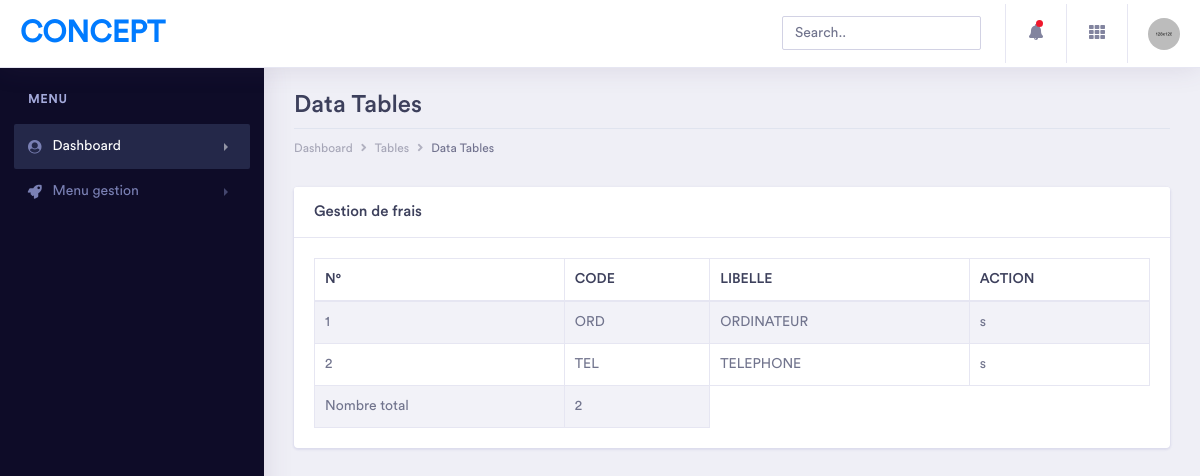
The page /frais/ on the database as committed earlier.
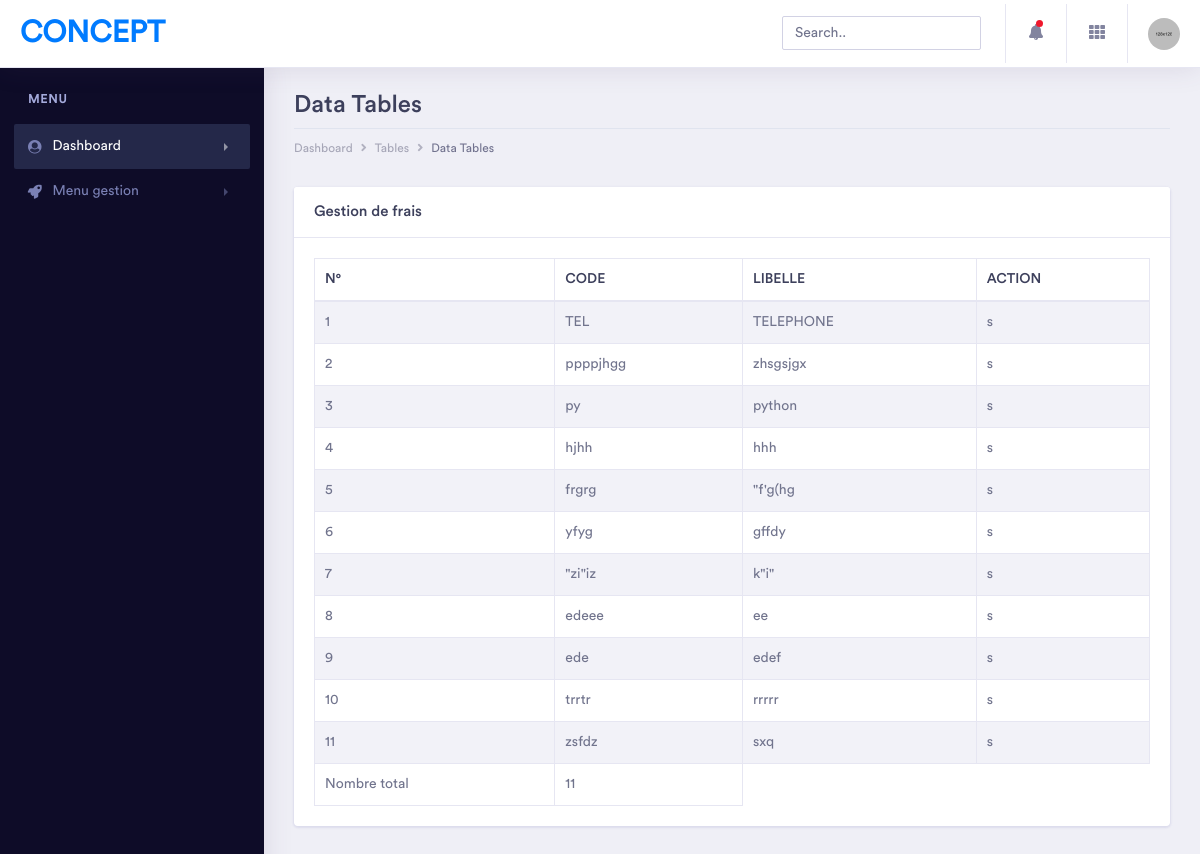
The same page on the database as committed later.
### app_paiement/models/frais.py (models this page shows)
class Frais(models.Model):
    codeFrais = models.CharField(max_length=10,primary_key=True)
    libelle = models.CharField(max_length=100)

### app_paiement/views.py (the view)
# urls.py: path('frais/',ffrais,name="ffrais"),
def ffrais(request):
    frais = Frais.objects.all()
    ctx = {"frais": frais,
           "nbrf": len(frais)
    }
    return render(request,'frais.html',ctx)

### app_paiement/templates/frais.html (shortened to what this page needs)
{% extends "index.html" %}
{% block content %}
<div class="dashboard-wrapper">
    <div class="container-fluid  dashboard-content">
        <div class="row">
            <div class="col-xl-12 col-lg-12 col-md-12 col-sm-12 col-12">
                <div class="page-header">
                    <h2 class="pageheader-title">Data Tables</h2>
                    <div class="page-breadcrumb">
                        <nav aria-label="breadcrumb">
                            <ol class="breadcrumb">
                                <li class="breadcrumb-item"><a href="#" class="breadcrumb-link">Dashboard</a></li>
                                <li class="breadcrumb-item"><a href="#" class="breadcrumb-link">Tables</a></li>
                                <li class="breadcrumb-item active" aria-current="page">Data Tables</li>
                            </ol>
                        </nav>
                    </div>
                </div>
            </div>
        </div>
        <div class="row">
            <div class="col-xl-12 col-lg-12 col-md-12 col-sm-12 col-12">
                <div class="card">
                    <h5 class="card-header">Gestion de frais</h5>
                    <div class="card-body">
                        <div class="table-responsive">
                            <table class="table table-striped table-bordered first">
                                <thead>
                                    <tr>
                                        <th>N°</th>
                                        <th>CODE</th>
                                        <th>LIBELLE</th>
                                        <th>ACTION</th>
                                    </tr>
                                </thead>
                                <tbody>
                                    {% for fr in frais %}
                                    <tr>
                                        <td>{{forloop.counter}}</td>
                                        <td>{{fr.codeFrais}}</td>
                                        <td>{{fr.libelle}}</td>
                                        <td>
                                                <a href="{% url 'deleteFrais' fr.codeFrais %}" onclick="return confirm('Etes-vous sur de vouloir supprimer?')">s</a>
                                        </td>
                                    </tr>
                                    {% endfor %}
                                    <tr>
                                        <td>Nombre total</td>
                                        <td>{{nbrf}}</td>
                                    </tr>
                            </table>
                        </div>
                    </div>
                </div>
            </div>
{% endblock content %}

Rows that differ between the two databases and show on the page:
removed Frais: codeFrais "ORD", libelle "ORDINATEUR"
added Frais: codeFrais "ppppjhgg", libelle "zhsgsjgx"
added Frais: codeFrais "py", libelle "python"
added Frais: codeFrais "hjhh", libelle "hhh"
added Frais: codeFrais "frgrg", libelle "\"f'g(hg"
added Frais: codeFrais "yfyg", libelle "gffdy"
added Frais: codeFrais "\"zi\"iz", libelle "k\"i\""
added Frais: codeFrais "edeee", libelle "ee"
added Frais: codeFrais "ede", libelle "edef"
added Frais: codeFrais "trrtr", libelle "rrrrr"
added Frais: codeFrais "zsfdz", libelle "sxq"
Other text that changed with them:
{{ nbrf }}: "2" → "11"
